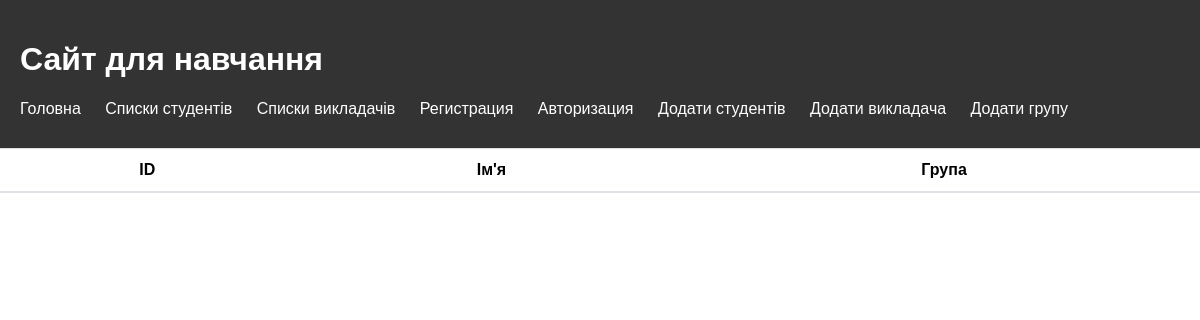
Before: /list_teacher with the older database file.
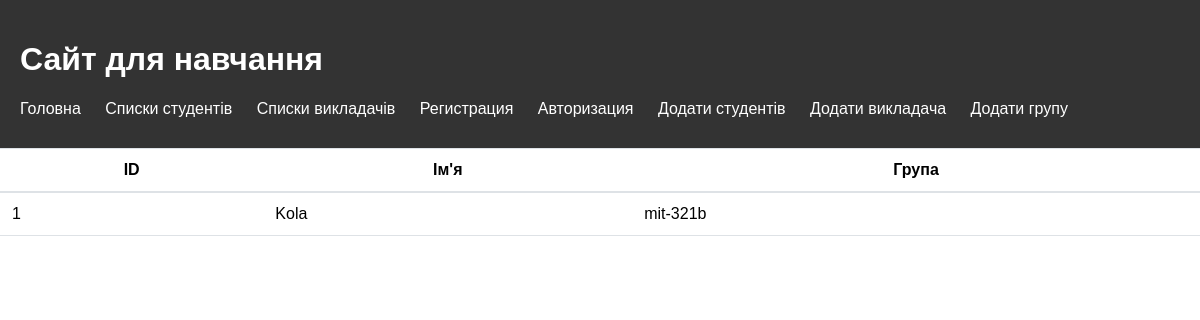
After: the same page with the newer database file.
### edu/models.py (models this page shows, shortened)
class Teacher(models.Model):
    name = models.CharField(max_length=100)
    group = models.ForeignKey(Group, on_delete=models.CASCADE,null=True)

class Group(models.Model):
    name = models.CharField(max_length=100)
    def __str__(self):
        return self.name

### edu/views.py (the view)
# urls.py: path('list_teacher',ListTeacherView.as_view(),name='teacher'),
class ListTeacherView(View):
    def get(self, request):
        teacher = Teacher.objects.all()
        context = {'teacher':teacher}
        return render(request, 'list_teacher.html',context=context)

### templates/list_teacher.html
{% extends 'base.html' %}
{% load static %}
{% block style %}
    <link rel="stylesheet" type="text/css" href="{% static 'css/liststyle.css' %}">
{% endblock style %}
{% block content %}
<table>
  <thead>
    <tr>
      <th>ID</th>
      <th>Ім'я</th>
      <th>Група</th>
    </tr>
  </thead>
  <tbody>
    {% for i in teacher %}
      <tr>
        <td>{{ i.id }}</td>
        <td>{{ i.name }}</td>
        <td>{{ i.group }} </td>
      </tr>
    {% endfor %}
  </tbody>
</table>
{% endblock content %}

Changed rows visible on the page:
added Teacher: id "1", name "Kola", group "mit-321b"
